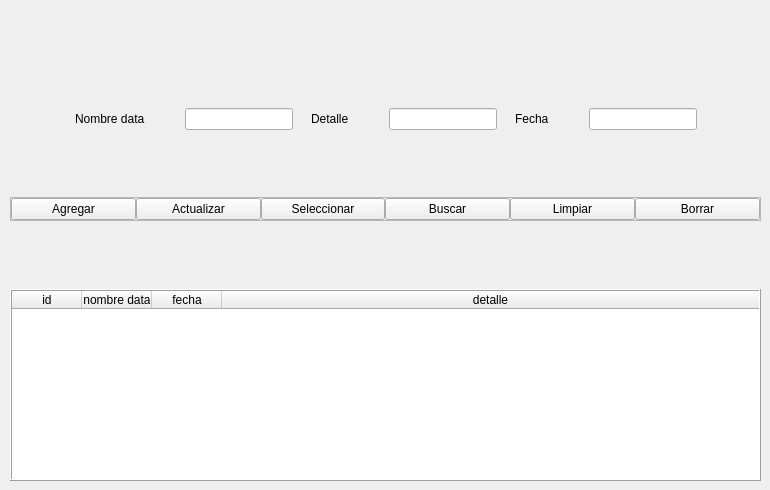
         <widget class="QWidget" name="tab_4">
          <attribute name="title">
           <string>Registro Data Experimental</string>
          </attribute>
          <widget class="QWidget" name="layoutWidget_2">
           <property name="geometry">
            <rect>
             <x>10</x>
             <y>40</y>
             <width>751</width>
             <height>441</height>
            </rect>
           </property>
           <layout class="QVBoxLayout" name="verticalLayout_2">
            <property name="spacing">
             <number>0</number>
            </property>
            <item>
             <spacer name="verticalSpacer">
              <property name="orientation">
               <enum>Qt::Vertical</enum>
              </property>
              <property name="sizeHint" stdset="0">
               <size>
                <width>20</width>
                <height>18</height>
               </size>
              </property>
             </spacer>
            </item>
            <item>
             <layout class="QHBoxLayout" name="horizontalLayout_9">
              <property name="spacing">
               <number>0</number>
              </property>
              <item>
               <spacer name="horizontalSpacer_4">
                <property name="orientation">
                 <enum>Qt::Horizontal</enum>
                </property>
                <property name="sizeHint" stdset="0">
                 <size>
                  <width>18</width>
                  <height>20</height>
                 </size>
                </property>
               </spacer>
              </item>
              <item>
               <layout class="QGridLayout" name="gridLayout_13">
                <property name="spacing">
                 <number>0</number>
                </property>
                <item row="0" column="0">
                 <layout class="QHBoxLayout" name="horizontalLayout_6">
                  <property name="spacing">
                   <number>0</number>
                  </property>
                  <item>
                   <widget class="QLabel" name="label_20">
                    <property name="text">
                     <string>Nombre data</string>
                    </property>
                   </widget>
                  </item>
                  <item>
                   <spacer name="horizontalSpacer">
                    <property name="orientation">
                     <enum>Qt::Horizontal</enum>
                    </property>
                    <property name="sizeHint" stdset="0">
                     <size>
                      <width>40</width>
                      <height>20</height>
                     </size>
                    </property>
                   </spacer>
                  </item>
                  <item>
                   <widget class="QLineEdit" name="nombre_data_rde_edit">
                    <property name="text">
                     <string/>
                    </property>
                   </widget>
                  </item>
                 </layout>
                </item>
                <item row="0" column="1">
                 <spacer name="horizontalSpacer_6">
                  <property name="orientation">
                   <enum>Qt::Horizontal</enum>
                  </property>
                  <property name="sizeHint" stdset="0">
                   <size>
                    <width>18</width>
                    <height>20</height>
                   </size>
                  </property>
                 </spacer>
                </item>
                <item row="0" column="2">
                 <layout class="QHBoxLayout" name="horizontalLayout_7">
                  <property name="spacing">
                   <number>0</number>
                  </property>
                  <item>
                   <widget class="QLabel" name="label_29">
                    <property name="text">
                     <string>Detalle</string>
                    </property>
                   </widget>
                  </item>
                  <item>
                   <spacer name="horizontalSpacer_2">
                    <property name="orientation">
                     <enum>Qt::Horizontal</enum>
                    </property>
                    <property name="sizeHint" stdset="0">
                     <size>
                      <width>40</width>
                      <height>20</height>
                     </size>
                    </property>
                   </spacer>
                  </item>
                  <item>
                   <widget class="QLineEdit" name="detalle_rde_edit"/>
                  </item>
                 </layout>
                </item>
                <item row="0" column="3">
                 <spacer name="horizontalSpacer_7">
                  <property name="orientation">
                   <enum>Qt::Horizontal</enum>
                  </property>
                  <property name="sizeHint" stdset="0">
                   <size>
                    <width>18</width>
                    <height>20</height>
                   </size>
                  </property>
                 </spacer>
                </item>
                <item row="0" column="4">
                 <layout class="QHBoxLayout" name="horizontalLayout_8">
                  <property name="spacing">
                   <number>0</number>
                  </property>
                  <item>
                   <widget class="QLabel" name="label_30">
                    <property name="text">
                     <string>Fecha</string>
                    </property>
                   </widget>
                  </item>
                  <item>
                   <spacer name="horizontalSpacer_3">
                    <property name="orientation">
                     <enum>Qt::Horizontal</enum>
                    </property>
                    <property name="sizeHint" stdset="0">
                     <size>
                      <width>40</width>
                      <height>20</height>
                     </size>
                    </property>
                   </spacer>
                  </item>
                  <item>
                   <widget class="QLineEdit" name="fecha_rde_edit"/>
                  </item>
                 </layout>
                </item>
               </layout>
              </item>
              <item>
               <spacer name="horizontalSpacer_5">
                <property name="orientation">
                 <enum>Qt::Horizontal</enum>
                </property>
                <property name="sizeHint" stdset="0">
                 <size>
                  <width>28</width>
                  <height>20</height>
                 </size>
                </property>
               </spacer>
              </item>
             </layout>
            </item>
            <item>
             <spacer name="verticalSpacer_2">
              <property name="orientation">
               <enum>Qt::Vertical</enum>
              </property>
              <property name="sizeHint" stdset="0">
               <size>
                <width>20</width>
                <height>18</height>
               </size>
              </property>
             </spacer>
            </item>
            <item>
             <widget class="QFrame" name="funciones_frame_rde">
              <property name="frameShape">
               <enum>QFrame::StyledPanel</enum>
              </property>
              <property name="frameShadow">
               <enum>QFrame::Raised</enum>
              </property>
              <layout class="QHBoxLayout" name="horizontalLayout_5">
               <property name="spacing">
                <number>0</number>
               </property>
               <property name="leftMargin">
                <number>0</number>
               </property>
               <property name="topMargin">
                <number>0</number>
               </property>
               <property name="rightMargin">
                <number>0</number>
               </property>
               <property name="bottomMargin">
                <number>0</number>
               </property>
               <item>
                <widget class="QPushButton" name="agregar_rde_btn">
                 <property name="text">
                  <string>Agregar</string>
                 </property>
                </widget>
               </item>
               <item>
                <widget class="QPushButton" name="actualizar_rde_btn">
                 <property name="text">
                  <string>Actualizar</string>
                 </property>
                </widget>
               </item>
               <item>
                <widget class="QPushButton" name="seleccionar_rde_btn">
                 <property name="text">
                  <string>Seleccionar</string>
                 </property>
                </widget>
               </item>
               <item>
                <widget class="QPushButton" name="buscar_rde_btn">
                 <property name="text">
                  <string>Buscar</string>
                 </property>
                </widget>
               </item>
               <item>
                <widget class="QPushButton" name="limpiar_rde_btn">
                 <property name="text">
                  <string>Limpiar</string>
                 </property>
                </widget>
               </item>
               <item>
                <widget class="QPushButton" name="borrar_rde_btn">
                 <property name="text">
                  <string>Borrar</string>
                 </property>
                </widget>
               </item>
              </layout>
             </widget>
            </item>
            <item>
             <spacer name="verticalSpacer_4">
              <property name="orientation">
               <enum>Qt::Vertical</enum>
              </property>
              <property name="sizeHint" stdset="0">
               <size>
                <width>20</width>
                <height>18</height>
               </size>
              </property>
             </spacer>
            </item>
            <item>
             <layout class="QVBoxLayout" name="verticalLayout_4">
              <property name="spacing">
               <number>0</number>
              </property>
              <item>
               <widget class="QTableWidget" name="registro_data_experimental_tabla">
                <property name="focusPolicy">
                 <enum>Qt::NoFocus</enum>
                </property>
                <property name="frameShape">
                 <enum>QFrame::Box</enum>
                </property>
                <property name="frameShadow">
                 <enum>QFrame::Raised</enum>
                </property>
                <property name="showGrid">
                 <bool>false</bool>
                </property>
                <attribute name="horizontalHeaderMinimumSectionSize">
                 <number>50</number>
                </attribute>
                <attribute name="horizontalHeaderDefaultSectionSize">
                 <number>70</number>
                </attribute>
                <attribute name="horizontalHeaderStretchLastSection">
                 <bool>true</bool>
                </attribute>
                <attribute name="verticalHeaderVisible">
                 <bool>false</bool>
                </attribute>
                <column>
                 <property name="text">
                  <string>id</string>
                 </property>
                </column>
                <column>
                 <property name="text">
                  <string>nombre data</string>
                 </property>
                </column>
                <column>
                 <property name="text">
                  <string>fecha</string>
                 </property>
                </column>
                <column>
                 <property name="text">
                  <string>detalle</string>
                 </property>
                </column>
               </widget>
              </item>
             </layout>
            </item>
           </layout>
          </widget>
         </widget>
